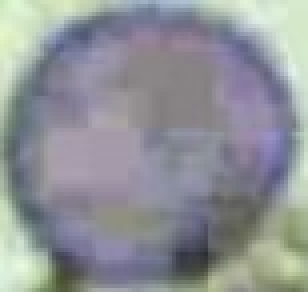
#> input picture Demos/VilagosLila/tanito_3.jpg, 77 x 73 px (shown 4 times larger)
$ python Vizsgalo.py
#> lines starting #> are read from the running program, lines starting #| are printed output that depends on the picture; long printed decimals are rounded
import matplotlib.pyplot as plt
import numpy as np
import cv2
import os


directory = os.getcwd() + "\Demos/SotetLila"
total_hue_hist = np.zeros((180,))
total_sat_hist = np.zeros((256,))
total_val_hist = np.zeros((256,))

img = cv2.imread("Demos/VilagosLila/tanito_3.jpg")
#> img is the input picture: shape (73, 77, 3); mean B, G, R 151.2, 146.5, 143.7
kernel = np.ones((5, 5), np.uint8)
blur = cv2.GaussianBlur(img, (5, 5), 0)
hsv = cv2.cvtColor(blur, cv2.COLOR_BGR2HSV)
#> hsv: shape (73, 77, 3); mean H, S, V 103.1, 31.2, 157.5
hsv_image = hsv

hue, sat, val = hsv_image[:, :, 0], hsv_image[:, :, 1], hsv_image[:, :, 2]
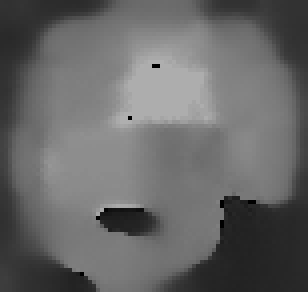
#> hue: shape (73, 77) (shown 4 times larger); min 0, max 175, mean 103.1
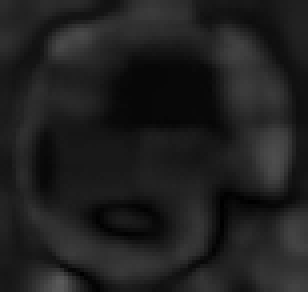
#> sat: shape (73, 77) (shown 4 times larger); min 0, max 90, mean 31.2
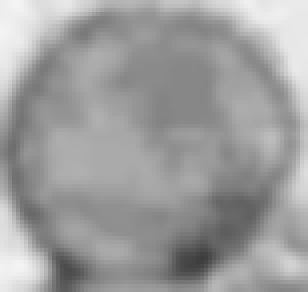
#> val: shape (73, 77) (shown 4 times larger); min 61, max 244, mean 157.5

hue_hist, bin_hue = np.histogram(hue, bins=range(181))
#> hue_hist = 180 values, max 207 at index 173, min 0 at index 1, mean 31.23; bin_hue = 181 values from 0 to 180
total_hue_hist += hue_hist
#> total_hue_hist has the same summary as hue_hist

sat_hist, bin_sat = np.histogram(sat, bins=range(257))
#> sat_hist = 256 values, max 221 at index 24, min 0 at index 1, mean 21.96; bin_sat = 257 values from 0 to 256
total_sat_hist += sat_hist
#> total_sat_hist has the same summary as sat_hist

val_hist, bin_val = np.histogram(val, bins=range(257))
#> val_hist = 256 values, max 165 at index 135, min 0 at index 0, mean 21.96; bin_val = 257 values from 0 to 256
total_val_hist += val_hist
#> total_val_hist has the same summary as val_hist


def filter_values(values, v_min, v_max):
    flat = np.asanyarray(values).flatten()
    return flat[np.logical_and(flat >= v_min, flat < v_max)]


#filtered_hue = filter_values(hue, v_min=0, v_max=179)

filtered_mu = np.mean(sat)
#> filtered_mu = 31.23
filtered_std = np.std(sat)
#> filtered_std = 15

print(filtered_mu, filtered_std)
#| 31.232 15.000
#mu, std = norm.fit(val)
#print(mu, std)
#plt.bar(list(range(180)), total_hue_hist)
plt.bar(list(range(256)), total_sat_hist)
#plt.bar(list(range(256)), total_val_hist)
plt.show()
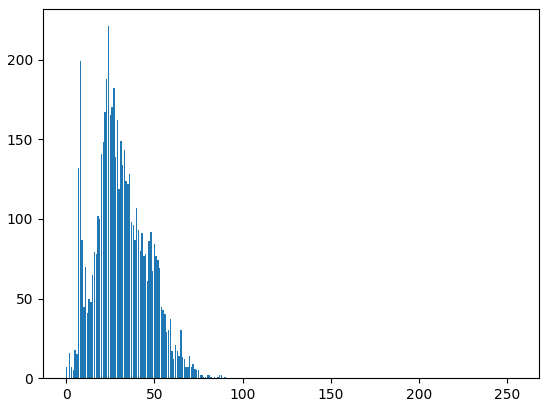
#> figure drawn by matplotlib, 1 panel; tallest bar 221 high, from x = 23.6 to 24.4

$ run again, with Demos/VilagosLila/tanito_0.jpg copied over Demos/VilagosLila/tanito_3.jpg
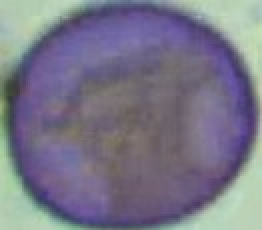
#> input picture Demos/VilagosLila/tanito_0.jpg, 131 x 115 px (shown 2 times larger)
#> img is the input picture: shape (115, 131, 3); mean B, G, R 136.3, 118.8, 120.7
#> hsv: shape (115, 131, 3); mean H, S, V 113.7, 54.3, 142
#> `hue, sat, val = hsv_image[:, :, 0], hsv_image[:, :, 1], hsv_image[:, :..`:
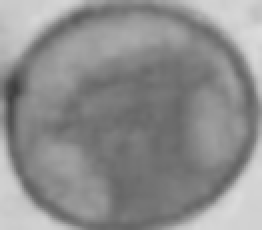
#> val: shape (115, 131) (shown 2 times larger); min 62, max 219, mean 142
#> hue_hist = 180 values, max 839 at index 127, min 0 at index 1, mean 83.69; bin_hue = 181 values from 0 to 180
#> total_hue_hist has the same summary as hue_hist
#> sat_hist = 256 values, max 420 at index 34, min 0 at index 0, mean 58.85; bin_sat = 257 values from 0 to 256
#> total_sat_hist has the same summary as sat_hist
#> val_hist = 256 values, max 417 at index 113, min 0 at index 0, mean 58.85; bin_val = 257 values from 0 to 256
#> total_val_hist has the same summary as val_hist
#> filtered_mu = 54.33
#> filtered_std = 28.45
#| 54.326 28.451
#> `plt.show()`:
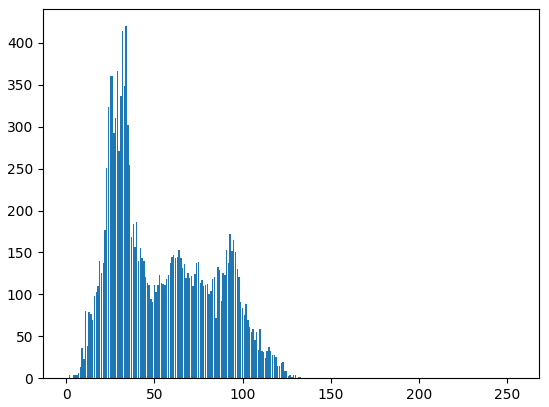
#> figure drawn by matplotlib, 1 panel; tallest bar 420 high, from x = 33.6 to 34.4
